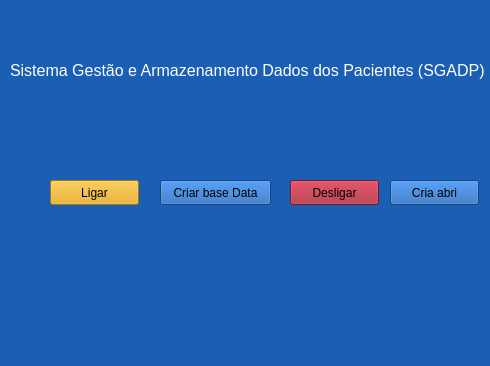
<?xml version="1.0" encoding="UTF-8"?>
<ui version="4.0">
 <class>MainWindow</class>
 <widget class="QMainWindow" name="MainWindow">
  <property name="geometry">
   <rect>
    <x>0</x>
    <y>0</y>
    <width>490</width>
    <height>366</height>
   </rect>
  </property>
  <property name="minimumSize">
   <size>
    <width>490</width>
    <height>366</height>
   </size>
  </property>
  <property name="maximumSize">
   <size>
    <width>490</width>
    <height>366</height>
   </size>
  </property>
  <property name="font">
   <font>
    <family>Umpush</family>
    <pointsize>16</pointsize>
   </font>
  </property>
  <property name="windowTitle">
   <string>MainWindow</string>
  </property>
  <property name="styleSheet">
   <string notr="true">background-color: rgb(26, 95, 180);</string>
  </property>
  <widget class="QWidget" name="centralwidget">
   <widget class="QLabel" name="label">
    <property name="geometry">
     <rect>
      <x>10</x>
      <y>40</y>
      <width>491</width>
      <height>61</height>
     </rect>
    </property>
    <property name="font">
     <font>
      <pointsize>12</pointsize>
     </font>
    </property>
    <property name="styleSheet">
     <string notr="true">color: rgb(255, 255, 255);</string>
    </property>
    <property name="text">
     <string>Sistema Gestão e Armazenamento Dados dos Pacientes (SGADP)</string>
    </property>
   </widget>
   <widget class="QPushButton" name="pushButton">
    <property name="geometry">
     <rect>
      <x>50</x>
      <y>180</y>
      <width>89</width>
      <height>25</height>
     </rect>
    </property>
    <property name="styleSheet">
     <string notr="true">background-color:  rgb(229, 165, 10);</string>
    </property>
    <property name="text">
     <string>Ligar</string>
    </property>
   </widget>
   <widget class="QPushButton" name="pushButton_2">
    <property name="geometry">
     <rect>
      <x>290</x>
      <y>180</y>
      <width>89</width>
      <height>25</height>
     </rect>
    </property>
    <property name="styleSheet">
     <string notr="true">background-color: rgb(165, 29, 45);</string>
    </property>
    <property name="text">
     <string>Desligar</string>
    </property>
   </widget>
   <widget class="QPushButton" name="pushButton_3">
    <property name="geometry">
     <rect>
      <x>160</x>
      <y>180</y>
      <width>111</width>
      <height>25</height>
     </rect>
    </property>
    <property name="text">
     <string>Criar base Data</string>
    </property>
   </widget>
   <widget class="QPushButton" name="pushButton_4">
    <property name="geometry">
     <rect>
      <x>390</x>
      <y>180</y>
      <width>89</width>
      <height>25</height>
     </rect>
    </property>
    <property name="text">
     <string>Cria abri</string>
    </property>
   </widget>
  </widget>
  <widget class="QStatusBar" name="statusbar"/>
 </widget>
 <resources/>
 <connections/>
</ui>
